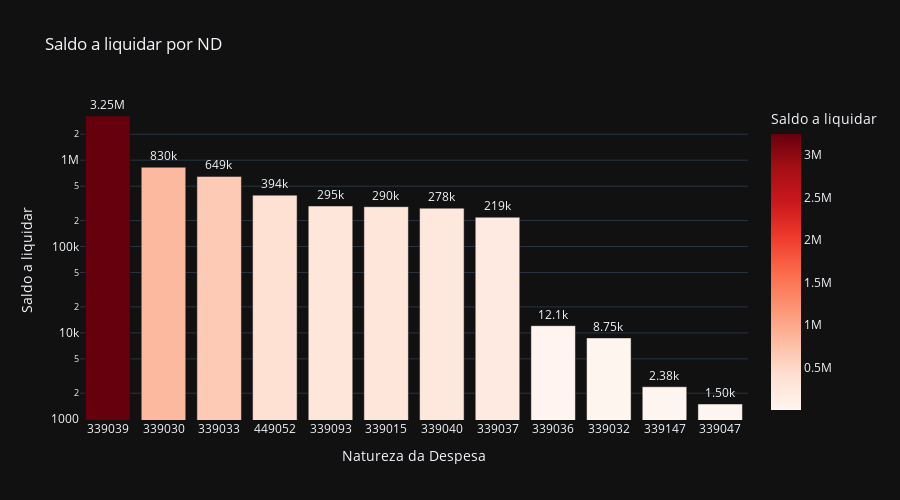

Notebook cell for this chart:
### Code cell
# Saldo a liquidar por ND
cols = ['ND', 'A_LIQUIDAR']

df_aux = df.loc[:, cols].groupby('ND').sum().sort_values(by= 'A_LIQUIDAR', ascending=False).reset_index()
df_aux = df_aux[df_aux['A_LIQUIDAR'] > 0]
fig = px.bar(df_aux, 
             x='ND', 
             y='A_LIQUIDAR',
             title='Saldo a liquidar por ND',
             labels={'ND':'Natureza da Despesa', 'A_LIQUIDAR':'Saldo a liquidar'},
             text_auto='.3s',
             height=500,
             log_y=True,
             color='A_LIQUIDAR',
             color_continuous_scale = 'reds',
             template='plotly_dark')
fig.update_traces(textposition = 'outside', cliponaxis = False, hovertemplate=None)
fig.update_layout(hovermode="x unified")

fig.show()

### Figure 1 — Plotly figure (JSON) as saved in the notebook; plotly's stock layout.template omitted (floating-point values rounded to 4 significant figures)
{"data": [{"alignmentgroup": "True", "cliponaxis": false, "legendgroup": "", "marker": {"color": [3250000.0, 829500.0, 649200.0, 393700.0, 294600.0, 289600.0, 278200.0, 218500.0, 12120.0, 8746.0, 2378.0, 1501.0], "coloraxis": "coloraxis", "pattern": {"shape": ""}}, "name": "", "offsetgroup": "", "orientation": "v", "showlegend": false, "textposition": "outside", "texttemplate": "%{y:.3s}", "type": "bar", "x": ["339039", "339030", "339033", "449052", "339093", "339015", "339040", "339037", "339036", "339032", "339147", "339047"], "xaxis": "x", "y": [3250000.0, 829500.0, 649200.0, 393700.0, 294600.0, 289600.0, 278200.0, 218500.0, 12120.0, 8746.0, 2378.0, 1501.0], "yaxis": "y"}], "layout": {"barmode": "relative", "coloraxis": {"colorbar": {"title": {"text": "Saldo a liquidar"}}, "colorscale": [[0, "rgb(255,245,240)"], [0.125, "rgb(254,224,210)"], [0.25, "rgb(252,187,161)"], [0.375, "rgb(252,146,114)"], [0.5, "rgb(251,106,74)"], [0.625, "rgb(239,59,44)"], [0.75, "rgb(203,24,29)"], [0.875, "rgb(165,15,21)"], [1, "rgb(103,0,13)"]]}, "height": 500, "hovermode": "x unified", "legend": {"tracegroupgap": 0}, "title": {"text": "Saldo a liquidar por ND"}, "xaxis": {"anchor": "y", "domain": [0, 1], "title": {"text": "Natureza da Despesa"}}, "yaxis": {"anchor": "x", "domain": [0, 1], "title": {"text": "Saldo a liquidar"}, "type": "log"}}}
